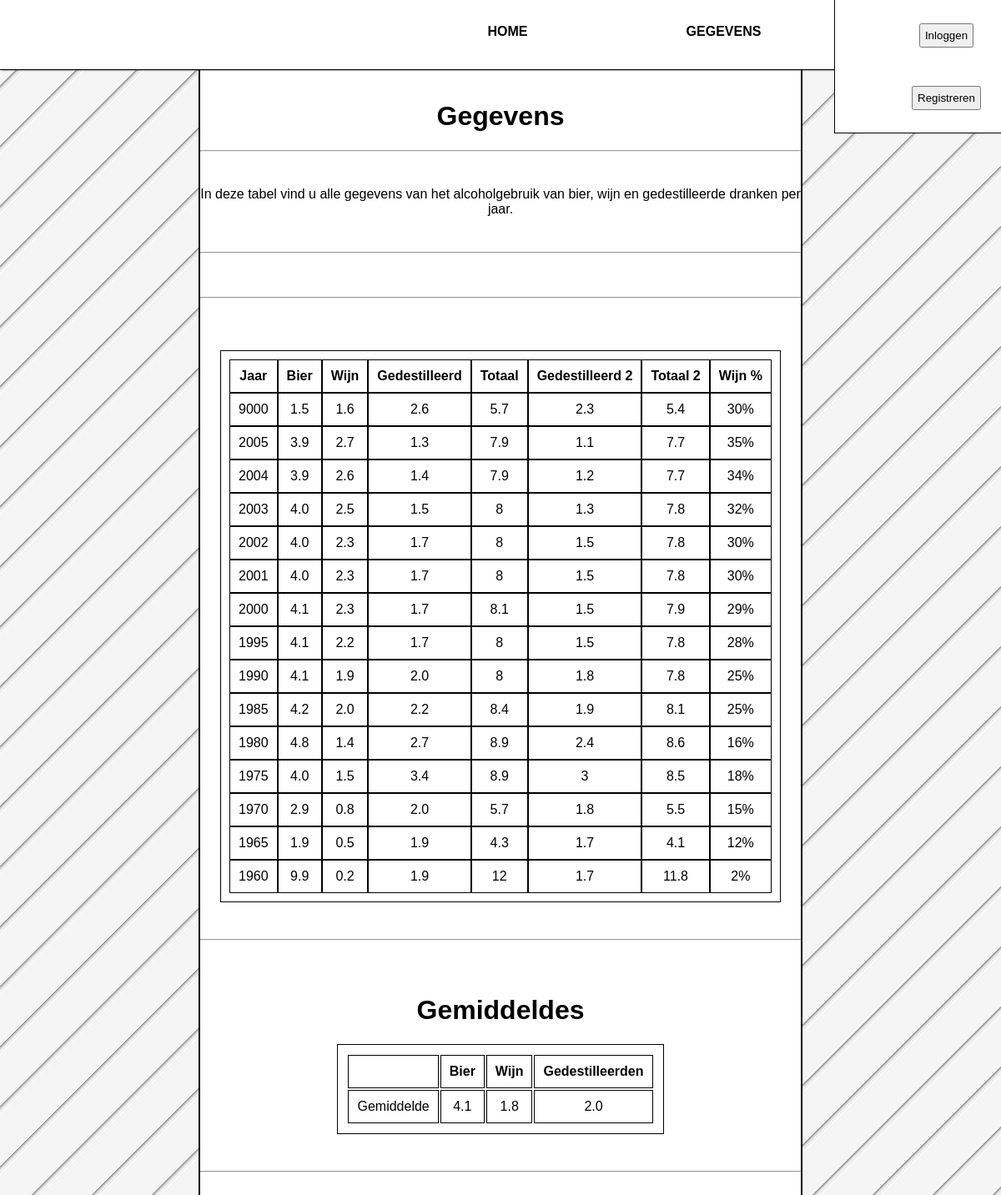
The app's page /gegevens.php with its own data.
### tables this page shows
CREATE TABLE `dranken` (
  `id` int(11) NOT NULL,
  `Jaar` int(5) NOT NULL,
  `Bier` decimal(2,1) NOT NULL,
  `Wijn` decimal(2,1) NOT NULL,
  `Gedestilleerd` decimal(2,1) NOT NULL,
  `Totaal` decimal(2,1) NOT NULL
);

### gegevens.php (the view, shortened to what this page needs)
<!DOCTYPE HTML>
<head>
	<link rel= "stylesheet" href="styles.css">
</head>
<body>
	<?php
	    include ('nav.php');
	    include ('pdo.php');
	?>
		<div class="content">
			<h1>Gegevens</h1>
			<hr>
			<br><p>In deze tabel vind u alle gegevens van het alcoholgebruik van bier, wijn en gedestilleerde dranken per jaar.</p><br>
			<hr>
			<br><br><hr><br><br>
			<table cellspacing="0" class="tabel">
			<tr>
				<th>Jaar</th>
				<th>Bier</th>
				<th>Wijn</th>
				<th>Gedestilleerd</th>
				<th>Totaal</th>
				<th>Gedestilleerd 2</th>
				<th>Totaal 2</th>
				<th>Wijn %</th>
			</tr>
			<?php
				$sql= "SELECT * FROM dranken ORDER BY Jaar DESC";
				$result= $con->query($sql);
				while($rows = $result->fetch()) {
					$gedestilleerd2 = $rows['Gedestilleerd'] / 8 *7;
					$totaal2 = $gedestilleerd2 + $rows['Bier'] + $rows['Wijn'];
			?>
			<tr>
				<td> <?php echo $rows['Jaar'] ?> </td>
				<td> <?php echo $rows['Bier'] ?> </td>
				<td> <?php echo $rows['Wijn'] ?> </td>
				<td> <?php echo $rows['Gedestilleerd'] ?> </td>
				<td> <?php echo $rows['Bier']+$rows['Wijn']+$rows['Gedestilleerd']?> </td>
				<td> <?php echo (round($gedestilleerd2, 1)); ?> </td>
				<td> <?php echo (round($totaal2,1)); ?> </td>
				<td> <?php echo round( ($rows['Wijn'] / $totaal2 *100)); ?>%</td>
			</tr>
		 	<?php
		 		}
		 	?>
		</table>
		<br><br><hr><br><br>
		<h1>Gemiddeldes</h1>
		<table>
			<tr>
				<th></th>
				<th>Bier</th>
				<th>Wijn</th>
				<th>Gedestilleerden</th>
			</tr>
			<?php
				$gem = "SELECT ROUND(AVG(Bier), 1) as Bier, ROUND(AVG(Wijn), 1) as Wijn, ROUND(AVG(Gedestilleerd), 1) as Gedestilleerd FROM dranken;";
				$result= $con->query($gem);
				while($rows = $result->fetch()) {
			?>
			<tr>
				<td>Gemiddelde</td>
				<td> <?php echo $rows['Bier'] ?> </td>
				<td> <?php echo $rows['Wijn'] ?> </td>
				<td> <?php echo $rows['Gedestilleerd']?></td>
			</tr>
			<?php } ?>
		</table>
		<br><br><hr>
</body>
</html>

### nav.php (shortened to what this page needs)
<ul id="nav">
  <li><a href="home.php">HOME</a></li>
  <li><a href="gegevens.php">GEGEVENS</a></li>
  <li><a href="contact.php">CONTACT</a></li>
  <div id="user">
  	<?php
		if(!isset($_SESSION["loggedin"]) || $_SESSION["loggedin"] !== true){
    		echo "<a href=\"login.php\"><button>Inloggen</button></a>";
    		echo "<a href=\"register.php\"><button>Registreren</button></a>";
		} else {
			echo "Je bent ingelogd als <b>" . htmlspecialchars($_SESSION["username"]) . "</b><br>";
			echo "<a href=\"logout.php\"><button>Uitloggen</button></a>";
		}
 	?>
 </div>
</ul>

### styles.css (style rules this page uses)
body { margin:0; padding:0; background-image: url('white.png'); margin: auto; text-align: center; font-family: "Helvetica", serif; }
.content { background-color: white; width: 60%; color: black; margin: auto; text-align: center; padding-top: 50px; border-left: 2px solid black; border-right: 2px solid black; border-bottom: 2px solid black; height: 2000px; padding-top: 100px; }
table, th, td { padding: 10px; border: 1px solid black; margin: auto; text-align: center; }
button { padding: 5px; display: inline-block; }
#nav { height:5.2em; width:72.5%; margin:0 auto; list-style:none; background-color: white; padding-left: 480px; box-shadow: 0 2px 2px -2px rgba(0,0,0,.8); border-bottom: solid black 1px; z-index: 999999; position: fixed; }
#nav li { float:left; }
#nav a { display:block; text-align:center; color:#000; height:3.2em; width:237px; line-height:3.2em; text-decoration:none; margin-left:-2px; font-weight:bold; padding: 12px; font-size: 1.0em !important; }
#user { position: absolute; float: right; height: 150px; width: 338px; right: 0px; padding: 5px; margin: auto; border: 1px solid black; background-color: white; top: -2px; text-align: center; }

### records on screen
dranken: Jaar "9000", Bier "1.5", Wijn "1.6", Gedestilleerd "2.6", $rows['Bier']+$rows['Wijn']+$rows['Gedestilleerd'] "5.7", Gedestilleerd "2.3", totaal2 "5.4", $rows['Wijn'] / $totaal2 *100 "30"
dranken: Jaar "2005", Bier "3.9", Wijn "2.7", Gedestilleerd "1.3", $rows['Bier']+$rows['Wijn']+$rows['Gedestilleerd'] "7.9", Gedestilleerd "1.1", totaal2 "7.7", $rows['Wijn'] / $totaal2 *100 "35"
dranken: Jaar "2004", Bier "3.9", Wijn "2.6", Gedestilleerd "1.4", $rows['Bier']+$rows['Wijn']+$rows['Gedestilleerd'] "7.9", Gedestilleerd "1.2", totaal2 "7.7", $rows['Wijn'] / $totaal2 *100 "34"
dranken: Jaar "2003", Bier "4.0", Wijn "2.5", Gedestilleerd "1.5", $rows['Bier']+$rows['Wijn']+$rows['Gedestilleerd'] "8", Gedestilleerd "1.3", totaal2 "7.8", $rows['Wijn'] / $totaal2 *100 "32"
dranken: Jaar "2002", Bier "4.0", Wijn "2.3", Gedestilleerd "1.7", $rows['Bier']+$rows['Wijn']+$rows['Gedestilleerd'] "8", Gedestilleerd "1.5", totaal2 "7.8", $rows['Wijn'] / $totaal2 *100 "30"
dranken: Jaar "2001", Bier "4.0", Wijn "2.3", Gedestilleerd "1.7", $rows['Bier']+$rows['Wijn']+$rows['Gedestilleerd'] "8", Gedestilleerd "1.5", totaal2 "7.8", $rows['Wijn'] / $totaal2 *100 "30"
dranken: Jaar "2000", Bier "4.1", Wijn "2.3", Gedestilleerd "1.7", $rows['Bier']+$rows['Wijn']+$rows['Gedestilleerd'] "8.1", Gedestilleerd "1.5", totaal2 "7.9", $rows['Wijn'] / $totaal2 *100 "29"
dranken: Jaar "1995", Bier "4.1", Wijn "2.2", Gedestilleerd "1.7", $rows['Bier']+$rows['Wijn']+$rows['Gedestilleerd'] "8", Gedestilleerd "1.5", totaal2 "7.8", $rows['Wijn'] / $totaal2 *100 "28"
dranken: Jaar "1990", Bier "4.1", Wijn "1.9", Gedestilleerd "2.0", $rows['Bier']+$rows['Wijn']+$rows['Gedestilleerd'] "8", Gedestilleerd "1.8", totaal2 "7.8", $rows['Wijn'] / $totaal2 *100 "25"
dranken: Jaar "1985", Bier "4.2", Wijn "2.0", Gedestilleerd "2.2", $rows['Bier']+$rows['Wijn']+$rows['Gedestilleerd'] "8.4", Gedestilleerd "1.9", totaal2 "8.1", $rows['Wijn'] / $totaal2 *100 "25"
dranken: Jaar "1980", Bier "4.8", Wijn "1.4", Gedestilleerd "2.7", $rows['Bier']+$rows['Wijn']+$rows['Gedestilleerd'] "8.9", Gedestilleerd "2.4", totaal2 "8.6", $rows['Wijn'] / $totaal2 *100 "16"
dranken: Jaar "1975", Bier "4.0", Wijn "1.5", Gedestilleerd "3.4", $rows['Bier']+$rows['Wijn']+$rows['Gedestilleerd'] "8.9", Gedestilleerd "3", totaal2 "8.5", $rows['Wijn'] / $totaal2 *100 "18"
dranken: Jaar "1970", Bier "2.9", Wijn "0.8", Gedestilleerd "2.0", $rows['Bier']+$rows['Wijn']+$rows['Gedestilleerd'] "5.7", Gedestilleerd "1.8", totaal2 "5.5", $rows['Wijn'] / $totaal2 *100 "15"
dranken: Jaar "1965", Bier "1.9", Wijn "0.5", Gedestilleerd "1.9", $rows['Bier']+$rows['Wijn']+$rows['Gedestilleerd'] "4.3", Gedestilleerd "1.7", totaal2 "4.1", $rows['Wijn'] / $totaal2 *100 "12"
dranken: Jaar "1960", Bier "9.9", Wijn "0.2", Gedestilleerd "1.9", $rows['Bier']+$rows['Wijn']+$rows['Gedestilleerd'] "12", Gedestilleerd "1.7", totaal2 "11.8", $rows['Wijn'] / $totaal2 *100 "2"

### other values on screen
$rows['Bier'] "4.1"
$rows['Wijn'] "1.8"
$rows['Gedestilleerd'] "2.0"
